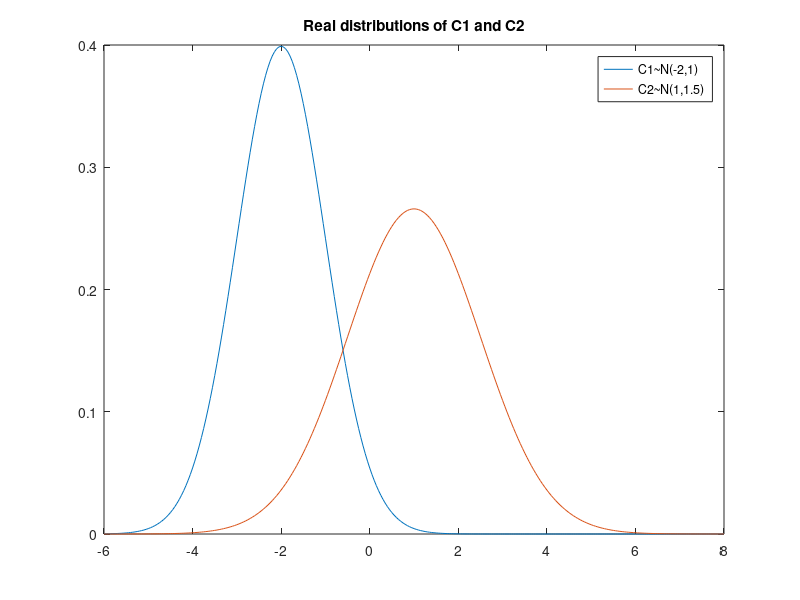
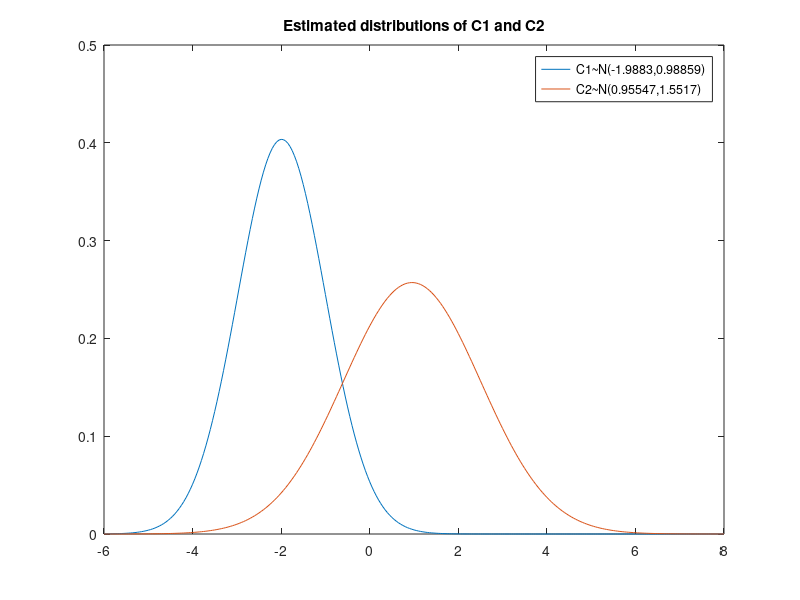

Write MATLAB code to recreate these figures, in order. (Note: this script raises an error after producing the figures.)
%authors: 
% Matan Finch, id 300895315
% Gilad Eini , id 034744920

%Q1
%taks A: create 300 samples for each class (C1, C2)
sampleSize = 300;
%create Data for C1 ~N(-2,1)
miuC1 = -2;
sigC1 = 1;
%dataC1 = normrnd(miuC1, sigC1, [300 1]); 
dataC1 = sigC1*randn(1,sampleSize) + miuC1;

%create Data for C2 ~N(1,1.5)
miuC2 = 1;
sigC2 = 1.5;
%dataC2 = normrnd(miuC2, sigC2, [300 1]);
dataC2 = sigC2*randn(1,sampleSize) + miuC2;

%Task B: estimate paramters for each class and comapare to real values
%estimate miu,sig for C1 and C2
estimatedMiuC1 = (1/sampleSize)*sum(dataC1);
estimatedSigC1 = sqrt((1/sampleSize)*sum((dataC1-estimatedMiuC1).^2));
estimatedMiuC2 = (1/sampleSize)*sum(dataC2);
estimatedSigC2 = sqrt((1/sampleSize)*sum((dataC2-estimatedMiuC2).^2));

%plot C1 real distribution vs C2 real distribution
plotScale = -6:.05:8;
gausRealC1 = normpdf(plotScale,miuC1,sigC1);
gausRealC2 = normpdf(plotScale,miuC2,sigC2);
figure;
plot(plotScale,gausRealC1,plotScale,gausRealC2);
title('Real distributions of C1 and C2');
legend(['C1~N(' num2str(miuC1) ',' num2str(sigC1) ')'], ['C2~N(' num2str(miuC2) ',' num2str(sigC2) ')']);
 

%plot C1 estimated distribution vs C2 estimated distribution
gausEstimateC1 = normpdf(plotScale,estimatedMiuC1,estimatedSigC1);
gausEstimateC2 = normpdf(plotScale,estimatedMiuC2,estimatedSigC2);
figure;
plot(plotScale,gausEstimateC1,plotScale,gausEstimateC2);
title('Estimated distributions of C1 and C2'); 
legend(['C1~N(' num2str(estimatedMiuC1) ',' num2str(estimatedSigC1) ')'], ['C2~N(' num2str(estimatedMiuC2) ',' num2str(estimatedSigC2) ')']);
 

%Task C: make a decision rule
%solve P(X|C1) == P(X|C2):
syms x;
eqnLeft  = (1/(estimatedSigC1*sqrt(2*pi)))*exp(-(x-estimatedMiuC1)^2/(2*estimatedSigC1^2));%P(X|C1)*lamdaC2C1 // lamdaC2C1 == lamdaC1C2 == 1
eqnRight = (1/(estimatedSigC2*sqrt(2*pi)))*exp(-(x-estimatedMiuC2)^2/(2*estimatedSigC2^2));%P(X|C2)*lamdaC1C2
solx = solve( eqnLeft == eqnRight , x);
solx = double(solx);
solx = solx(2,1);
%add to plot the decision rule
figure;
plot(plotScale,gausEstimateC1,plotScale,gausEstimateC2);
hold on
y1=get(gca,'ylim');
plot([solx solx],y1);
hold off
title('Estimated distributions of C1 and C2 with decision rule'); 
legend(['C1~N(' num2str(estimatedMiuC1) ',' num2str(estimatedSigC1) ')'], ['C2~N(' num2str(estimatedMiuC2) ',' num2str(estimatedSigC2) ')'], ['decision: ' num2str(solx)]);
%calculate error
%all above solx(decision) and belongs to C1 is error
misClassifyC1 = sum(dataC1>solx);
%all bellow solx(decision) and belongs to C2 is error
misClassifyC2 = sum(dataC2<solx);
%total error average
errorRate = (misClassifyC1 + misClassifyC2) / (sampleSize*2);
disp(['Error rate (same loss values)is ' num2str(errorRate)]);
 
%Task D: add non-symetric cost
%solve P(X|C1) == P(X|C2):
syms x;
eqnLeft  = (1/(estimatedSigC1*sqrt(2*pi)))*exp(-(x-estimatedMiuC1)^2/(2*estimatedSigC1^2));%P(X|C1)*lamdaC2C1 // lamdaC2C1 4
eqnRight = (1/(estimatedSigC2*sqrt(2*pi)))*exp(-(x-estimatedMiuC2)^2/(2*estimatedSigC2^2));%P(X|C2)*lamdaC1C2 // lamdaC1C2 1
solxBias = solve( eqnLeft == 4*eqnRight , x);
solxBias = double(solxBias);
solxBias = solxBias(2,1);
%add to plot the decision rule
figure;
plot(plotScale,gausEstimateC1,plotScale,gausEstimateC2);
hold on
y1=get(gca,'ylim');
plot([solx solx],y1, [solxBias solxBias],y1);
hold off
title('Estimated distributions of C1 and C2 with 2 decisions rules(old and new)'); 
legend(['C1~N(' num2str(estimatedMiuC1) ',' num2str(estimatedSigC1) ')'], ['C2~N(' num2str(estimatedMiuC2) ',' num2str(estimatedSigC2) ')'], ['decision: ' num2str(solx)], ['new decision: ' num2str(solxBias)]);
%all above solx(decision) and belongs to C1 is error
misClassifyC1 = sum(dataC1>solxBias);
%all bellow solx(decision) and belongs to C2 is error
misClassifyC2 = sum(dataC2<solxBias);
%total error average
errorRate = (misClassifyC1 + misClassifyC2) / (sampleSize*2);
disp(['Error rate (c1 loss is bigger)is ' num2str(errorRate)]);



clear;
close all;
clc;